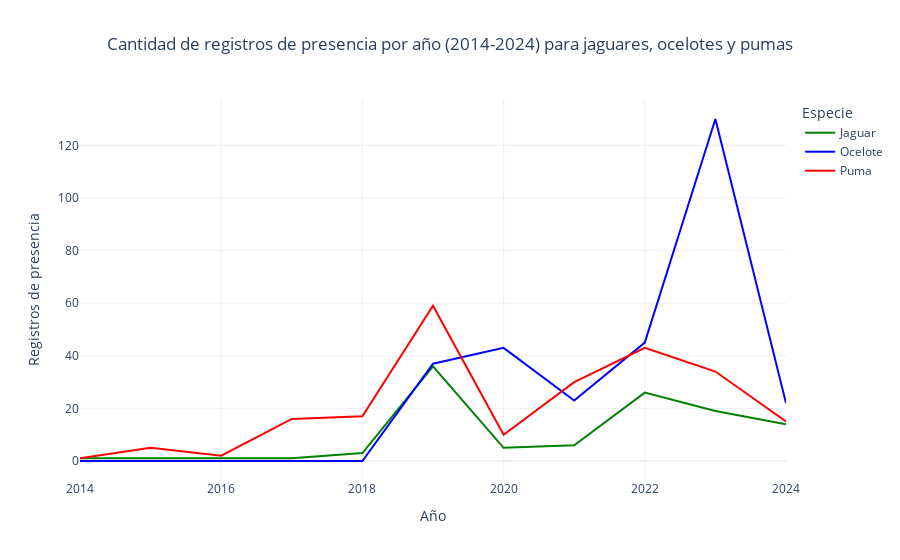

This figure's notebook cell:
### Markdown cell above
El gráfico de líneas revela cómo han fluctuado las observaciones de jaguares, ocelotes y pumas entre 2014 y 2024. Muestra diferencias anuales claras, destacando en qué momentos una especie fue observada con mayor frecuencia. Las líneas están coloreadas distintivamente: verde para el jaguar, azul para el ocelote y rojo para el puma. Este formato permite captar visualmente patrones de aumento o disminución en los registros de cada especie, algo que sería menos evidente en una tabla o un mapa. Además, los picos específicos de observación sugieren posibles eventos o cambios en los esfuerzos de monitoreo o en la ecología de las especies, facilitando así una interpretación rápida de tendencias y comparaciones simultáneas.

### Code cell
import pandas as pd
import geopandas as gpd
import plotly.express as px

# Lectura de cada archivo GeoJSON en un GeoDataFrame con la columna de especie
gdf_jaguar = gpd.read_file('registros-presencia-jaguar.geojson')
gdf_jaguar['especie'] = 'Jaguar'

gdf_ocelote = gpd.read_file('registros-presencia-ocelote.geojson')
gdf_ocelote['especie'] = 'Ocelote'

gdf_puma = gpd.read_file('registros-presencia-puma.geojson')
gdf_puma['especie'] = 'Puma'

# Concatenación de todos los registros en un solo DataFrame
gdf = pd.concat([gdf_jaguar, gdf_ocelote, gdf_puma], ignore_index=True)

# Conversión de 'eventDate' a hilera de texto y luego a formato datetime
gdf['eventDate'] = gdf['eventDate'].astype(str)
gdf['eventDate'] = pd.to_datetime(gdf['eventDate'], errors='coerce')

# Extracción del año
gdf['anio'] = gdf['eventDate'].dt.year

# Filtrar el rango de años de interés (2014-2024)
gdf = gdf[(gdf['anio'] >= 2014) & (gdf['anio'] <= 2024)]

# Conteo de la cantidad de registros de presencia por año y especie
registros_por_anio_especie = gdf.groupby(['anio', 'especie']).size().reset_index(name='cantidad')

# Crear un DataFrame con todos los años en el rango 2014-2024 para cada especie
todos_los_anios_especies = pd.DataFrame({
    'anio': list(range(2014, 2025)) * 3,
    'especie': ['Jaguar'] * 11 + ['Ocelote'] * 11 + ['Puma'] * 11
})

# Unir ambos DataFrames para asegurarse de que todos los años estén presentes para cada especie
registros_por_anio_especie = todos_los_anios_especies.merge(
    registros_por_anio_especie, 
    on=['anio', 'especie'], 
    how='left'
)
registros_por_anio_especie['cantidad'] = registros_por_anio_especie['cantidad'].fillna(0)  # Rellenar NaN con 0

# Crear un gráfico de líneas interactivo con plotly
fig = px.line(
    registros_por_anio_especie,
    x='anio',
    y='cantidad',
    color='especie',
    title='Cantidad de registros de presencia por año (2014-2024) para jaguares, ocelotes y pumas',
    labels={'anio': 'Año', 'cantidad': 'Cantidad de registros de presencia', 'especie': 'Especie'},
     color_discrete_map={
        'Jaguar': 'green',
        'Ocelote': 'blue',
        'Puma': 'red'
    }  # Colores específicos para cada especie
)

# Ajustes al gráfico
fig.update_layout(
    xaxis_title='Año',
    yaxis_title='Registros de presencia',
    title_x=0.5,
    template='plotly_white'
)

# Despliegue del gráfico
fig.show()

### Figure 1 — Plotly figure (JSON) as saved in the notebook; plotly's stock layout.template omitted (floating-point values rounded to 4 significant figures)
{"data": [{"hovertemplate": "Especie=Jaguar<br>Año=%{x}<br>Cantidad de registros de presencia=%{y}<extra></extra>", "legendgroup": "Jaguar", "line": {"color": "green", "dash": "solid"}, "marker": {"symbol": "circle"}, "mode": "lines", "name": "Jaguar", "orientation": "v", "showlegend": true, "type": "scatter", "x": [2014, 2015, 2016, 2017, 2018, 2019, 2020, 2021, 2022, 2023, 2024], "xaxis": "x", "y": [1, 1, 1, 1, 3, 36, 5, 6, 26, 19, 14], "yaxis": "y"}, {"hovertemplate": "Especie=Ocelote<br>Año=%{x}<br>Cantidad de registros de presencia=%{y}<extra></extra>", "legendgroup": "Ocelote", "line": {"color": "blue", "dash": "solid"}, "marker": {"symbol": "circle"}, "mode": "lines", "name": "Ocelote", "orientation": "v", "showlegend": true, "type": "scatter", "x": [2014, 2015, 2016, 2017, 2018, 2019, 2020, 2021, 2022, 2023, 2024], "xaxis": "x", "y": [0, 0, 0, 0, 0, 37, 43, 23, 45, 130, 22], "yaxis": "y"}, {"hovertemplate": "Especie=Puma<br>Año=%{x}<br>Cantidad de registros de presencia=%{y}<extra></extra>", "legendgroup": "Puma", "line": {"color": "red", "dash": "solid"}, "marker": {"symbol": "circle"}, "mode": "lines", "name": "Puma", "orientation": "v", "showlegend": true, "type": "scatter", "x": [2014, 2015, 2016, 2017, 2018, 2019, 2020, 2021, 2022, 2023, 2024], "xaxis": "x", "y": [1, 5, 2, 16, 17, 59, 10, 30, 43, 34, 15], "yaxis": "y"}], "layout": {"legend": {"title": {"text": "Especie"}, "tracegroupgap": 0}, "title": {"text": "Cantidad de registros de presencia por año (2014-2024) para jaguares, ocelotes y pumas", "x": 0.5}, "xaxis": {"anchor": "y", "domain": [0, 1], "title": {"text": "Año"}}, "yaxis": {"anchor": "x", "domain": [0, 1], "title": {"text": "Registros de presencia"}}}}
